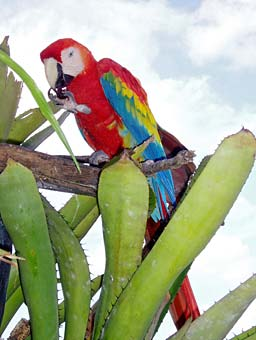
#> input picture Trabajos/Vision artificial/Tarea 3/Codigo de ayuda/papagayo.jpg, 256 x 340 px, found by its file name
$ python 'Tarea 3 P1.py'
#> lines starting #> are read from the running program, lines starting #| are printed output that depends on the picture; after the words box and inside, x2 and y2 are one past the last pixel; in counts of white or black regions, pixels touching at a corner belong together
import numpy as np
import cv2 as cv
from matplotlib import pyplot as plt
import os

# Lee imagen
img = cv.imread(os.path.dirname(__file__) + '\papagayo.jpg')
#> img is the input picture: shape (340, 256, 3); mean B, G, R 141.6, 169, 166.2


# Transforma a escala de grises
img_gris = cv.cvtColor(img, cv.COLOR_BGR2GRAY)
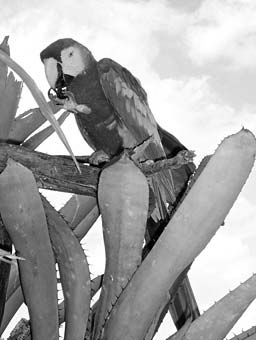
#> img_gris: shape (340, 256); min 0, max 255, mean 165.1
# Calcula histograma
histogram = cv.calcHist([img],[0],None,[256],[0,256])
#> histogram = 256 values, max 6953 at index 255, min 13 at index 221, mean 340

# Histograma
x = np.arange(0, 256)
y = histogram
#> y has the same summary as histogram
# coeficientes del polinomio
pol = np.polyfit(x,y,12)
#> pol = [1.11e-20, -1.63e-17, 1.05e-14, -3.88e-12, 9.09e-10, -1.41e-07, 1.47e-05, -0.00102, 0.0462, -1.3, 21.09, -155.4, 438.1]

xx = np.linspace(min(x),max(x))
# valor del polinomio en los puntos de la matriz xx
yy = np.polyval(pol,xx)
#> yy = 50 values, max 4743.3 at index 49, min -87.53 at index 40, mean 385

# Aproximación polinomial de histograma
hist_app_poly = np.full(256, 0, dtype = float)

for i in range(256):
    c = 0
    for k in range(13):
         c = c + pol[12 - k]*i**k
    hist_app_poly[i] = c
#> after the loop, hist_app_poly = 256 values, max 4743.3 at index 255, min -87.41 at index 209, mean 340

# Previene que la aproximación polinomial del histograma tenga valores negativos
hist_app_poly_min = min(hist_app_poly)
#> hist_app_poly_min = -87.41
if hist_app_poly_min < 0: hist_app_poly = hist_app_poly- hist_app_poly_min
#> hist_app_poly = 256 values, max 4830.7 at index 255, min 0 at index 209, mean 427.4

# Búsqueda de mínimos locales
m = np.r_[True, hist_app_poly[1:] < hist_app_poly[:-1]] & np.r_[hist_app_poly[:-1] < hist_app_poly[1:], True]
# índices de mínimos locales
m_list = [i for i, xd in enumerate(m) if xd]
#> m_list = [7, 155, 209]

# Búsqueda de máximos locales
M = np.r_[True, hist_app_poly[1:] > hist_app_poly[:-1]] & np.r_[hist_app_poly[:-1] > hist_app_poly[1:], True]
# índices de máxmos locales
M_list = [i for i, xd in enumerate(M) if xd]
#> M_list = [0, 57, 180, 255]

# Matriz con índice y valor de mínimos locales
m_array = np.array(m_list)
#> m_array = [7, 155, 209]
m_index = m_array.reshape(len(m_array),1)
#> m_index = [7, 155, 209]
m_matriz = np.concatenate((m_index, hist_app_poly[m_index]), axis = 1)
#> m_matriz = [[7, 120.4], [155, 128.3], [209, 0]]

# Matriz con índice y valor de mínimos locales
M_array = np.array(M_list)
#> M_array = [0, 57, 180, 255]
M_index = M_array.reshape(len(M_array),1)
#> M_index = [0, 57, 180, 255]
M_matriz = np.concatenate((M_index, hist_app_poly[M_index]), axis = 1)
#> M_matriz = [[0, 525.5], [57, 697.8], [180, 224.6], [255, 4830.7]]

# Cálculo de 2 máximos locales mayores
M_max = M_matriz.copy()
#> M_max has the same summary as M_matriz
indexMax1 = np.argmax(M_max[:,1])
#> indexMax1 = 3
M_max[indexMax1,1] = 0
indexMax2 = np.argmax(M_max[:,1])
#> indexMax2 = 1

# Índices de 2 máximos mayores
indexMax1 = int(M_max[indexMax1,0])
#> indexMax1 = 255
indexMax2 = int(M_max[indexMax2,0])
#> indexMax2 = 57
indexMaxA = min(indexMax1, indexMax2)
#> indexMaxA = 57
indexMaxB = max(indexMax1, indexMax2)
#> indexMaxB = 255

filter_arr = []
filter_values = []

# Cálculo de mínimo menor ubicado entre 2 máximos mayores (umbral)
min_value = max(hist_app_poly[M_index])
#> min_value = [4830.7]
umbral = 0

for element in m_index:
    if element > indexMaxA and element < indexMaxB and hist_app_poly[element] < min_value:
            min_value = hist_app_poly[element]
            umbral = element
#> this loop made 3 passes
#> (element, min_value, umbral) on passes 2 to 3: ([155], [128.3], [155]), ([209], [0], [209])
#> element on pass 1: [7]

img_bin = img_gris.copy()

# Genera imagen binaria a partir de imagen en escala de grises
for fil in range(img.shape[0]):
    for col in range(img.shape[1]):
        if img_gris[fil, col] > umbral: img_bin[fil, col] = 255
        else: img_bin[fil, col] = 0
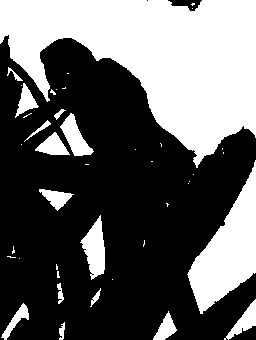
#> img_bin: shape (340, 256); 37.9% white; 42 white regions (26 under 20 px), largest, box (x1, y1, x2, y2) and area: (0, 0, 256, 168) 23630, (187, 160, 256, 314) 4942, (80, 215, 105, 280) 924

# Despliega imágenes
cv.imshow("Imagen escala de gris", img_gris)
cv.imshow("Imagen binaria", img_bin)

# Gráfico de histograma - aproximación polinomial - umbral
d = 1
plt.axis([min(xx)-d, max(xx)+d, min(yy)-d, max(yy)+max(yy)*0.04])
plt.plot(x, hist_app_poly, '-', x, y, 'bo', indexMaxA, hist_app_poly[indexMaxA], 'ro', indexMaxB, hist_app_poly[indexMaxB], 'ro', umbral, hist_app_poly[umbral], 'go')
plt.show()
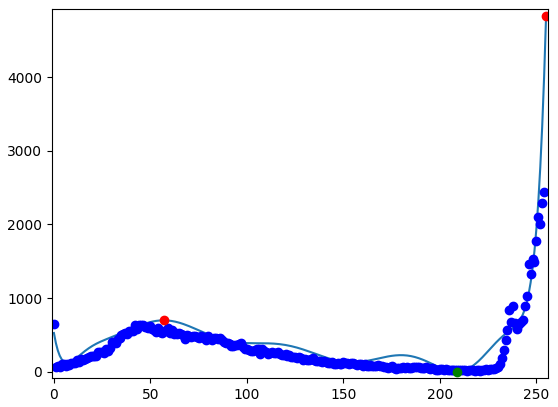
#> figure drawn by matplotlib, 1 panel; curve peaks at x = 255, y = 4830.7; curve peaks at x = 255, y = 6953

$ run again, with Trabajos/Vision artificial/Tarea 3/Codigo de ayuda/objetos.jpg copied over Trabajos/Vision artificial/Tarea 3/Codigo de ayuda/papagayo.jpg
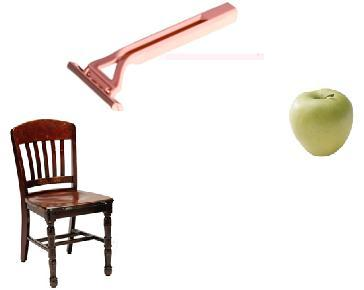
#> input picture Trabajos/Vision artificial/Tarea 3/Codigo de ayuda/objetos.jpg, 364 x 290 px, found by its file name
#> img is the input picture: shape (290, 364, 3); mean B, G, R 230.8, 234, 238.6
#> histogram = 256 values, max 80493 at index 255, min 21 at index 156, mean 412.3
#> y has the same summary as histogram
#> pol = [1.96e-19, -2.87e-16, 1.84e-13, -6.78e-11, 1.59e-08, -2.46e-06, 0.000255, -0.0175, 0.766, -20.15, 281.9, -1656, 2255.5]
#> yy = 50 values, max 39814.6 at index 49, min -4717.4 at index 47, mean 863.5
#> after the loop `for i in range(256):`: hist_app_poly = 256 values, max 39814.6 at index 255, min -4734.1 at index 245, mean 412.3
#> hist_app_poly_min = -4734.1
#> `if hist_app_poly_min < 0: hist_app_poly = hist_app_poly- hist_app_poly..`: hist_app_poly = 256 values, max 44548.7 at index 255, min 0 at index 245, mean 5146.4
#> m_list = [5, 37, 90, 151, 207, 245]
#> M_list = [0, 18, 61, 120, 181, 229, 255]
#> m_array = [5, 37, 90, 151, 207, 245]
#> m_matriz = [[5, 3667.6], [37, 3981.1], [90, 4007.5], [151, 3760.7], [207, 3142.2], [245, 0]]
#> M_array = [0, 18, 61, 120, 181, 229, 255]
#> M_matriz = [[0, 6989.6], [18, 5788.5], [61, 5591.2], [120, 5673.3], [181, 6007.7], [229, 7342.5], [255, 44548.7]]
#> M_max has the same summary as M_matriz
#> `indexMax1 = np.argmax(M_max[:,1])`: indexMax1 = 6
#> `indexMax2 = np.argmax(M_max[:,1])`: indexMax2 = 5
#> `indexMax1 = int(M_max[indexMax1,0])`: indexMax1 = 255
#> `indexMax2 = int(M_max[indexMax2,0])`: indexMax2 = 229
#> indexMaxB = 255
#> `min_value = max(hist_app_poly[M_index])`: min_value = [44548.7]
#> the loop `for element in m_index:` made 6 passes
#> (element, min_value, umbral) on pass 6: ([245], [0], [245])
#> after the loop `for fil in range(img.shape[0]):`:
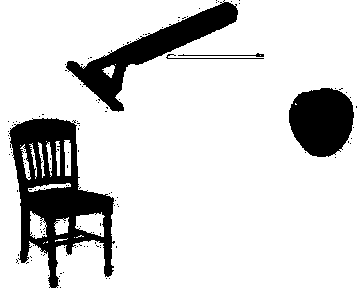
#> img_bin: shape (290, 364); 84.3% white; 131 black regions (126 under 20 px), largest, box (x1, y1, x2, y2) and area: (9, 118, 115, 288) 8039, (66, 0, 238, 112) 4617, (289, 88, 354, 157) 3503, (166, 54, 264, 59) 111, (178, 53, 264, 57) 104
#> `plt.show()`:
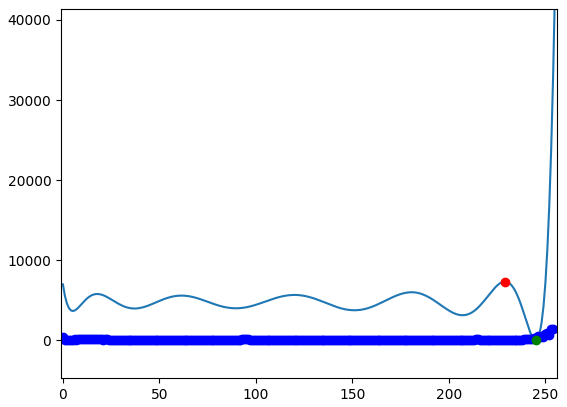
#> figure drawn by matplotlib, 1 panel; curve peaks at x = 255, y = 44548.7; curve peaks at x = 255, y = 80493
